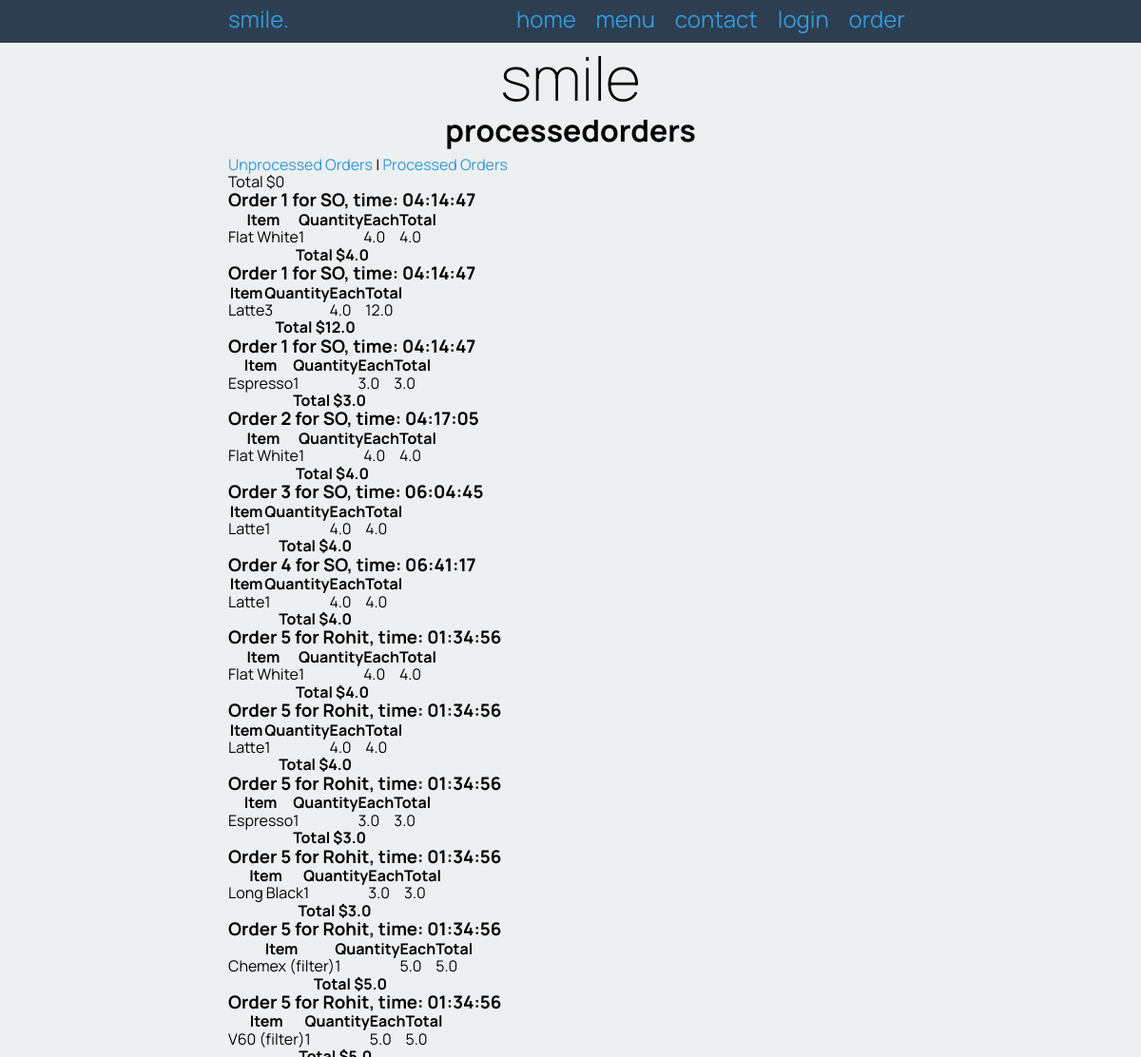
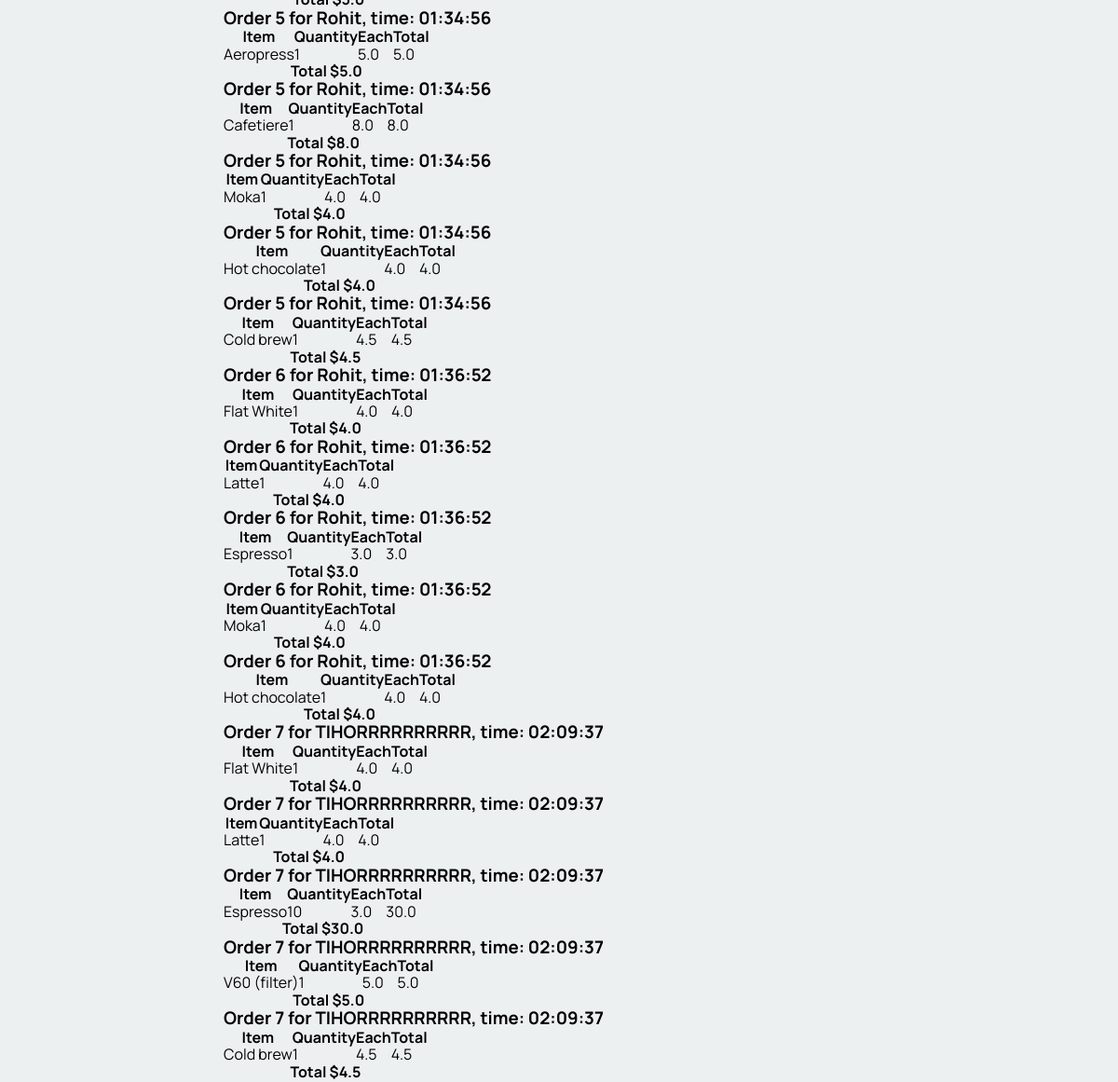
/process_order/0, run on the app's committed database (2 pictures, top to bottom).
### tables this page shows
CREATE TABLE order_contents
(
    id         integer
        constraint order_contents_pk
            primary key autoincrement,
    order_id   integer
        constraint order_contents_orders_id_fk
            references orders,
    product_id integer
        constraint order_contents_product_id_fk
            references product (id),
    quantity   integer
);

CREATE TABLE orders
(
    id        integer
        constraint orders_pk
            primary key autoincrement,
    name      varchar(30),
    timestamp date,
    processed integer
);

CREATE TABLE "products"
(
    id          integer
        constraint products_pk
            primary key autoincrement,
    name        varchar(30),
    description varchar(300),
    volume      char(6),
    image       varchar(30),
    price       float
, cat_id integer);

### app.py (the view)
@app.route('/process_order/<processed>')
def render_process_order(processed):
    label = "processed"
    if processed == "1":
        label = "un" + label
    processed = int(processed)
    all_orders = get_list("SELECT orders.id, orders.name, timestamp, products.name, quantity, price from orders INNER JOIN order_contents ON orders.id = order_contents.order_id INNER JOIN products ON order_contents.product_id = products.id WHERE processed = ?", (processed, ))
    print(all_orders)
    return render_template("orders.html", orders=all_orders, label=label, logged_in=is_logged_in(), is_admin=is_admin())

### app.py (called while the page is built)
def create_connection(db_file):
    try:
        connection = sqlite3.connect(db_file)
        return connection
    except Error as e:
        print(e)
    return None

def is_logged_in():
    if session.get('email') is None:
        return False
    else:
        return True

def is_admin():
    if session.get('is_admin') is not 1:
        return False
    else:
        return True

def get_list(query, params):
    con = create_connection(DATABASE)
    cur = con.cursor()
    if params == "":
        cur.execute(query)
    else:
        cur.execute(query, params)
    query_list = cur.fetchall()
    con.close()
    return query_list

### templates/orders.html
{% extends 'base.html' %}
{% block pageheading %}
{{ label }}orders
{% endblock %}
{% block main %}
    <p><a href="/process_order/1">Unprocessed Orders</a> | <a href="/process_order/0">Processed Orders</a></p>
    {% set control = namespace(last_id=-1) %}
    {% set control = namespace(total = 0) %}
    {% for order in orders %}
        {% if orders[0] != control.last_id %}
            {% if control.last_id != -1 %}
                <tr>
                    <th colspan="4" class="number">Total ${{ control.total }}</th>
                </tr>
                        {% set control.total = 0 %}
    </table>
            {% endif %}
    <h3>
        Order {{ order[0] }} for {{ order[1] }}, time: {{ order[2] }}
        {% if label == "unprocessed" %}<a href="/process/{{ order[0] }}"> - Mark order as processed</a>{% endif %}</h3>
    {% set control.last_id = order[0] %}
    <table class="{{ label }}">
        <tr>
            <th>Item</th>
            <th class="number">Quantity</th>
            <th class="number">Each</th>
            <th class="number">Total</th>
        </tr>
        {% endif %}
        <tr>
            <td>{{ order[3] }}</td>
            <td class="number">{{ order[4] }}</td>
            <td class="number">{{ order[5] }}</td>
            <td class="number">{{ order[4] * order[5]}}</td>
            {% set control.total = order[4] * order[5] + control.total %}
        </tr>
{% endfor %}
        <tr>
            <th colspan="4" class="number">Total ${{ control.total }}</th>
        </tr>
    </table>
{% endblock %}

### static/smile.css (style rules this page uses)
* { font-family: 'Manrope', sans-serif; padding: 0; margin: 0; box-sizing: border-box; }
body { background-color: rgba(236, 240, 241, 1.0); }
a, a:visited { color: rgba(52, 152, 219, 1.0); text-decoration: none; }
table { border-collapse: collapse; }

### data on the page
order_contents: total "0", order "1", name "SO", timestamp "04:14:47", name "Flat White", quantity "1", price "4.0", order[4]*order[5] "4.0"
order_contents: total "4.0", order "1", name "SO", timestamp "04:14:47", name "Latte", quantity "3", price "4.0", order[4]*order[5] "12.0"
order_contents: total "12.0", order "1", name "SO", timestamp "04:14:47", name "Espresso", quantity "1", price "3.0", order[4]*order[5] "3.0"
order_contents: total "3.0", order "2", name "SO", timestamp "04:17:05", name "Flat White", quantity "1", price "4.0", order[4]*order[5] "4.0"
order_contents: total "4.0", order "3", name "SO", timestamp "06:04:45", name "Latte", quantity "1", price "4.0", order[4]*order[5] "4.0"
order_contents: total "4.0", order "4", name "SO", timestamp "06:41:17", name "Latte", quantity "1", price "4.0", order[4]*order[5] "4.0"
order_contents: total "4.0", order "5", name "Rohit", timestamp "01:34:56", name "Flat White", quantity "1", price "4.0", order[4]*order[5] "4.0"
order_contents: total "4.0", order "5", name "Rohit", timestamp "01:34:56", name "Latte", quantity "1", price "4.0", order[4]*order[5] "4.0"
order_contents: total "4.0", order "5", name "Rohit", timestamp "01:34:56", name "Espresso", quantity "1", price "3.0", order[4]*order[5] "3.0"
order_contents: total "3.0", order "5", name "Rohit", timestamp "01:34:56", name "Long Black", quantity "1", price "3.0", order[4]*order[5] "3.0"
order_contents: total "3.0", order "5", name "Rohit", timestamp "01:34:56", name "Chemex (filter)", quantity "1", price "5.0", order[4]*order[5] "5.0"
order_contents: total "5.0", order "5", name "Rohit", timestamp "01:34:56", name "V60 (filter)", quantity "1", price "5.0", order[4]*order[5] "5.0"
order_contents: total "5.0", order "5", name "Rohit", timestamp "01:34:56", name "Aeropress", quantity "1", price "5.0", order[4]*order[5] "5.0"
order_contents: total "5.0", order "5", name "Rohit", timestamp "01:34:56", name "Cafetiere", quantity "1", price "8.0", order[4]*order[5] "8.0"
order_contents: total "8.0", order "5", name "Rohit", timestamp "01:34:56", name "Moka", quantity "1", price "4.0", order[4]*order[5] "4.0"
order_contents: total "4.0", order "5", name "Rohit", timestamp "01:34:56", name "Hot chocolate", quantity "1", price "4.0", order[4]*order[5] "4.0"
order_contents: total "4.0", order "5", name "Rohit", timestamp "01:34:56", name "Cold brew", quantity "1", price "4.5", order[4]*order[5] "4.5"
order_contents: total "4.5", order "6", name "Rohit", timestamp "01:36:52", name "Flat White", quantity "1", price "4.0", order[4]*order[5] "4.0"
order_contents: total "4.0", order "6", name "Rohit", timestamp "01:36:52", name "Latte", quantity "1", price "4.0", order[4]*order[5] "4.0"
order_contents: total "4.0", order "6", name "Rohit", timestamp "01:36:52", name "Espresso", quantity "1", price "3.0", order[4]*order[5] "3.0"
order_contents: total "3.0", order "6", name "Rohit", timestamp "01:36:52", name "Moka", quantity "1", price "4.0", order[4]*order[5] "4.0"
order_contents: total "4.0", order "6", name "Rohit", timestamp "01:36:52", name "Hot chocolate", quantity "1", price "4.0", order[4]*order[5] "4.0"
order_contents: total "4.0", order "7", name "TIHORRRRRRRRRR", timestamp "02:09:37", name "Flat White", quantity "1", price "4.0", order[4]*order[5] "4.0"
order_contents: total "4.0", order "7", name "TIHORRRRRRRRRR", timestamp "02:09:37", name "Latte", quantity "1", price "4.0", order[4]*order[5] "4.0"
order_contents: total "4.0", order "7", name "TIHORRRRRRRRRR", timestamp "02:09:37", name "Espresso", quantity "10", price "3.0", order[4]*order[5] "30.0"
order_contents: total "30.0", order "7", name "TIHORRRRRRRRRR", timestamp "02:09:37", name "V60 (filter)", quantity "1", price "5.0", order[4]*order[5] "5.0"
order_contents: total "5.0", order "7", name "TIHORRRRRRRRRR", timestamp "02:09:37", name "Cold brew", quantity "1", price "4.5", order[4]*order[5] "4.5"

### other printed values
{{ label }} "processed"
{{ control.total }} "4.5"
